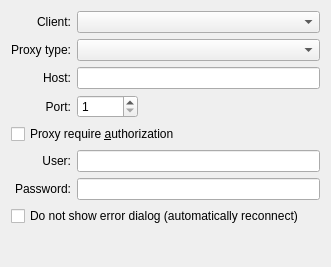
<?xml version="1.0" encoding="UTF-8"?>
<ui version="4.0">
 <class>ProxyConfigBase</class>
 <widget class="QWidget" name="ProxyConfigBase">
  <property name="geometry">
   <rect>
    <x>0</x>
    <y>0</y>
    <width>331</width>
    <height>267</height>
   </rect>
  </property>
  <property name="windowTitle">
   <string>Form1</string>
  </property>
  <layout class="QGridLayout">
   <property name="margin">
    <number>11</number>
   </property>
   <property name="spacing">
    <number>6</number>
   </property>
   <item row="2" column="0">
    <widget class="QLabel" name="lblHost">
     <property name="text">
      <string>Host:</string>
     </property>
     <property name="alignment">
      <set>Qt::AlignRight|Qt::AlignTrailing|Qt::AlignVCenter</set>
     </property>
     <property name="wordWrap">
      <bool>false</bool>
     </property>
    </widget>
   </item>
   <item row="2" column="1" colspan="2">
    <widget class="QLineEdit" name="edtHost"/>
   </item>
   <item row="3" column="0">
    <widget class="QLabel" name="lblPort">
     <property name="text">
      <string>Port:</string>
     </property>
     <property name="alignment">
      <set>Qt::AlignRight|Qt::AlignTrailing|Qt::AlignVCenter</set>
     </property>
     <property name="wordWrap">
      <bool>false</bool>
     </property>
    </widget>
   </item>
   <item row="3" column="1">
    <widget class="QSpinBox" name="edtPort">
     <property name="minimum">
      <number>1</number>
     </property>
     <property name="maximum">
      <number>65535</number>
     </property>
    </widget>
   </item>
   <item row="3" column="2">
    <spacer name="Spacer4">
     <property name="orientation">
      <enum>Qt::Horizontal</enum>
     </property>
     <property name="sizeType">
      <enum>QSizePolicy::Expanding</enum>
     </property>
     <property name="sizeHint" stdset="0">
      <size>
       <width>20</width>
       <height>20</height>
      </size>
     </property>
    </spacer>
   </item>
   <item row="4" column="0" colspan="3">
    <widget class="QCheckBox" name="chkAuth">
     <property name="text">
      <string>Proxy require &amp;authorization</string>
     </property>
    </widget>
   </item>
   <item row="5" column="0">
    <widget class="QLabel" name="lblUser">
     <property name="text">
      <string>User:</string>
     </property>
     <property name="alignment">
      <set>Qt::AlignRight|Qt::AlignTrailing|Qt::AlignVCenter</set>
     </property>
     <property name="wordWrap">
      <bool>false</bool>
     </property>
    </widget>
   </item>
   <item row="5" column="1" colspan="2">
    <widget class="QLineEdit" name="edtUser"/>
   </item>
   <item row="6" column="0">
    <widget class="QLabel" name="lblPswd">
     <property name="text">
      <string>Password:</string>
     </property>
     <property name="alignment">
      <set>Qt::AlignRight|Qt::AlignTrailing|Qt::AlignVCenter</set>
     </property>
     <property name="wordWrap">
      <bool>false</bool>
     </property>
    </widget>
   </item>
   <item row="6" column="1" colspan="2">
    <widget class="QLineEdit" name="edtPswd">
     <property name="echoMode">
      <enum>QLineEdit::Password</enum>
     </property>
    </widget>
   </item>
   <item row="1" column="0">
    <widget class="QLabel" name="TextLabel1">
     <property name="text">
      <string>Proxy type:</string>
     </property>
     <property name="alignment">
      <set>Qt::AlignRight|Qt::AlignTrailing|Qt::AlignVCenter</set>
     </property>
     <property name="wordWrap">
      <bool>false</bool>
     </property>
    </widget>
   </item>
   <item row="1" column="1" colspan="2">
    <widget class="QComboBox" name="cmbType"/>
   </item>
   <item row="0" column="0">
    <widget class="QLabel" name="lblClient">
     <property name="text">
      <string>Client:</string>
     </property>
     <property name="alignment">
      <set>Qt::AlignRight|Qt::AlignTrailing|Qt::AlignVCenter</set>
     </property>
     <property name="wordWrap">
      <bool>false</bool>
     </property>
    </widget>
   </item>
   <item row="0" column="1" colspan="2">
    <widget class="QComboBox" name="cmbClient"/>
   </item>
   <item row="9" column="0">
    <spacer name="Spacer5">
     <property name="orientation">
      <enum>Qt::Vertical</enum>
     </property>
     <property name="sizeType">
      <enum>QSizePolicy::Expanding</enum>
     </property>
     <property name="sizeHint" stdset="0">
      <size>
       <width>20</width>
       <height>20</height>
      </size>
     </property>
    </spacer>
   </item>
   <item row="7" column="0" colspan="3">
    <widget class="QCheckBox" name="chkNoShow">
     <property name="text">
      <string>Do not show error dialog (automatically reconnect)</string>
     </property>
    </widget>
   </item>
  </layout>
 </widget>
 <tabstops>
  <tabstop>cmbClient</tabstop>
  <tabstop>cmbType</tabstop>
  <tabstop>edtHost</tabstop>
  <tabstop>edtPort</tabstop>
  <tabstop>chkAuth</tabstop>
  <tabstop>edtUser</tabstop>
  <tabstop>edtPswd</tabstop>
 </tabstops>
 <resources/>
 <connections/>
</ui>
